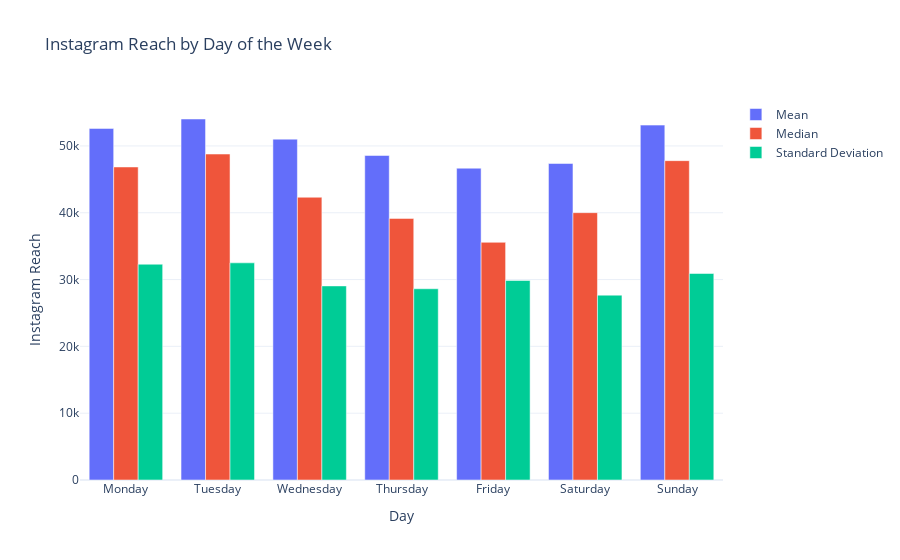

The code cell stored with this chart in its notebook:
### Code cell
fig = go.Figure()
fig.add_trace(go.Bar(x=day_stats['Day'], 
                     y=day_stats['mean'], 
                     name='Mean'))
fig.add_trace(go.Bar(x=day_stats['Day'], 
                     y=day_stats['median'], 
                     name='Median'))
fig.add_trace(go.Bar(x=day_stats['Day'], 
                     y=day_stats['std'], 
                     name='Standard Deviation'))
fig.update_layout(title='Instagram Reach by Day of the Week', 
                  xaxis_title='Day', 
                  yaxis_title='Instagram Reach')
fig.show()

### Figure 1 — Plotly figure (JSON) as saved in the notebook; plotly's stock layout.template omitted (floating-point values rounded to 4 significant figures)
{"data": [{"name": "Mean", "type": "bar", "x": ["Monday", "Tuesday", "Wednesday", "Thursday", "Friday", "Saturday", "Sunday"], "y": [52620.0, 54030.0, 51020.0, 48570.0, 46670.0, 47370.0, 53110.0]}, {"name": "Median", "type": "bar", "x": ["Monday", "Tuesday", "Wednesday", "Thursday", "Friday", "Saturday", "Sunday"], "y": [46853, 48786, 42320.0, 39150, 35574, 40012, 47797]}, {"name": "Standard Deviation", "type": "bar", "x": ["Monday", "Tuesday", "Wednesday", "Thursday", "Friday", "Saturday", "Sunday"], "y": [32300.0, 32500.0, 29050.0, 28620.0, 29860.0, 27670.0, 30910.0]}], "layout": {"title": {"text": "Instagram Reach by Day of the Week"}, "xaxis": {"title": {"text": "Day"}}, "yaxis": {"title": {"text": "Instagram Reach"}}}}
